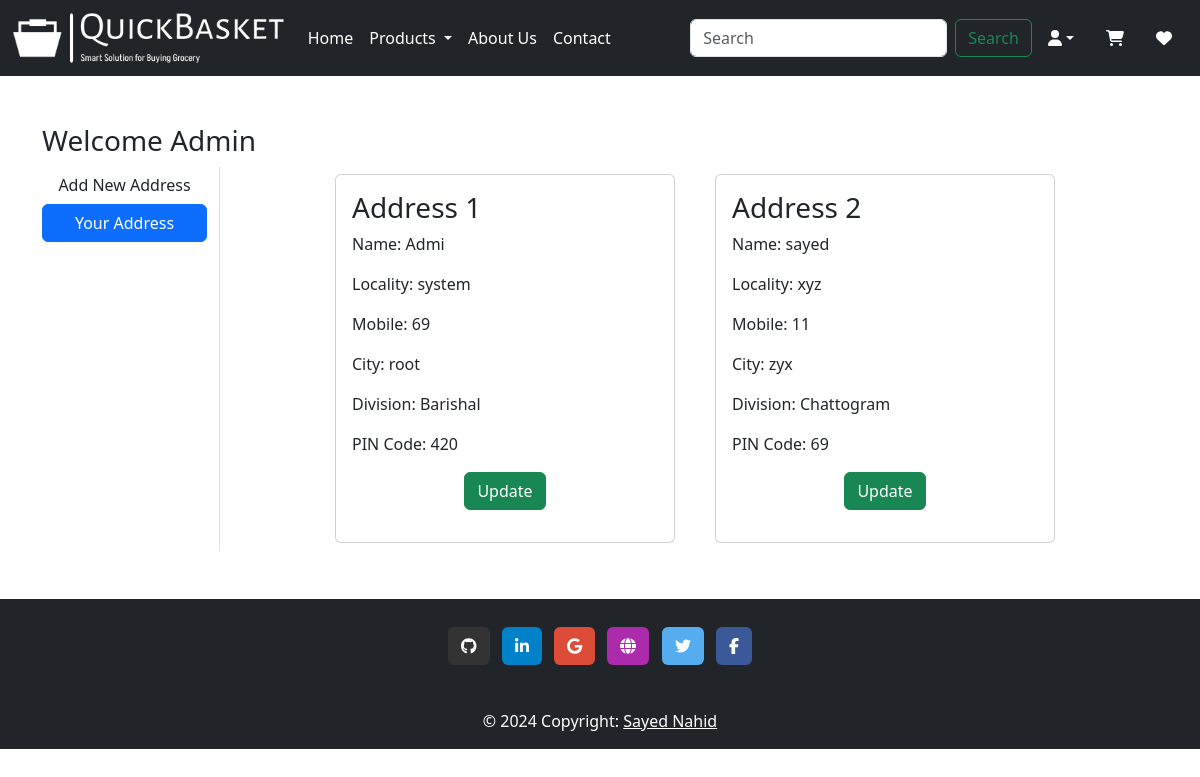
The page /address/ (signed in) on the database its author committed.
### myapp/models.py (models this page shows, shortened)
class Customer(models.Model):
    user = models.ForeignKey(User, on_delete=models.CASCADE)
    name = models.CharField(max_length=200)
    locality = models.CharField(max_length=200)
    city = models.CharField(max_length=50)
    mobile = models.IntegerField(default=0)
    zipcode = models.IntegerField()
    division = models.CharField(choices=DIV_CHOICES, max_length=100)

### myapp/views.py (the view)
# urls.py: path('address/', views.address, name='address'),
@login_required
def address(request):
    totalitem = 0
    wishitem=0
    if request.user.is_authenticated:
        totalitem = len(Cart.objects.filter(user=request.user))
        wishitem = len(Wishlist.objects.filter(user=request.user))
    add = Customer.objects.filter(user=request.user)
    return render(request, 'app/address.html', locals())

### myapp/templates/app/address.html (shortened to what this page needs)
{% extends "app/base.html" %}
{% load static %}
{% block main.content %}
<div class="container my-5">
    <div class="row">
        <h3>Welcome <span class="text-capitalize">{{request.user}}</span></h3>
        <div class="col-sm-2 border-end">
            <ul class="list-unstyled">
                <li class="d-grid"><a href="{% url 'profile' %}" class="btn">Add New Address</a></li>
                <li class="d-grid"><a href="{% url 'profile' %}" class="btn btn-primary">Your Address</a></li>
            </ul>
        </div>
        <div class="col-sm-8 offset-sm-1">
            <div class="row">
                {% for ad in add %}
                    <div class="col-sm-6">
                        <div class="card m-2">
                            <div class="card-body">
                                <h3>Address {{forloop.counter}}</h3>
                                <p>Name: {{ad.name}}</p>
                                <p>Locality: {{ad.locality}}</p>
                                <p>Mobile: {{ad.mobile}}</p>
                                <p>City: {{ad.city}}</p>
                                <p>Division: {{ad.division}}</p>
                                <p>PIN Code: {{ad.zipcode}}</p>
                                <p class="text-center"><a href="{% url 'updateAddress' pk=ad.id %}" type="button" class="btn btn-success">Update</a></p>
                            </div>
                        </div>
                    </div>
                {% endfor %}
            </div>
        </div>
    </div>
</div>
{% endblock main.content %}

### rows shown on the page
Customer: name "Admi", locality "system", mobile "69", city "root", division "Barishal", zipcode "420"
Customer: name "sayed", locality "xyz", mobile "11", city "zyx", division "Chattogram", zipcode "69"

### other values the page prints
{{ request.user }} "Admin"
